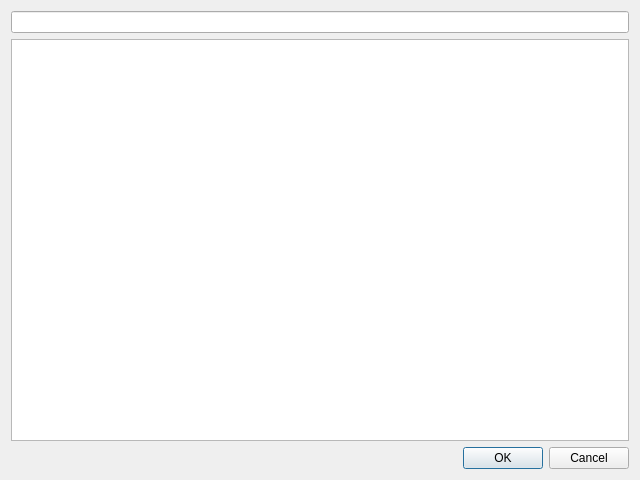
<?xml version="1.0" encoding="UTF-8"?>
<ui version="4.0">
 <class>SelectResourceDialog</class>
 <widget class="QDialog" name="SelectResourceDialog">
  <property name="geometry">
   <rect>
    <x>0</x>
    <y>0</y>
    <width>640</width>
    <height>480</height>
   </rect>
  </property>
  <property name="windowTitle">
   <string>Select Resource</string>
  </property>
  <property name="windowIcon">
   <iconset theme="QIcon::ThemeIcon::SystemSearch"/>
  </property>
  <layout class="QVBoxLayout" name="verticalLayout">
   <item>
    <widget class="QLineEdit" name="searchLineEdit"/>
   </item>
   <item>
    <widget class="QTreeView" name="assetTree">
     <property name="editTriggers">
      <set>QAbstractItemView::EditTrigger::NoEditTriggers</set>
     </property>
     <property name="itemsExpandable">
      <bool>false</bool>
     </property>
     <property name="sortingEnabled">
      <bool>true</bool>
     </property>
     <property name="headerHidden">
      <bool>true</bool>
     </property>
    </widget>
   </item>
   <item>
    <widget class="QDialogButtonBox" name="buttonBox">
     <property name="orientation">
      <enum>Qt::Orientation::Horizontal</enum>
     </property>
     <property name="standardButtons">
      <set>QDialogButtonBox::StandardButton::Cancel|QDialogButtonBox::StandardButton::Ok</set>
     </property>
    </widget>
   </item>
  </layout>
 </widget>
 <resources/>
 <connections>
  <connection>
   <sender>buttonBox</sender>
   <signal>accepted()</signal>
   <receiver>SelectResourceDialog</receiver>
   <slot>accept()</slot>
   <hints>
    <hint type="sourcelabel">
     <x>248</x>
     <y>254</y>
    </hint>
    <hint type="destinationlabel">
     <x>157</x>
     <y>274</y>
    </hint>
   </hints>
  </connection>
  <connection>
   <sender>buttonBox</sender>
   <signal>rejected()</signal>
   <receiver>SelectResourceDialog</receiver>
   <slot>reject()</slot>
   <hints>
    <hint type="sourcelabel">
     <x>316</x>
     <y>260</y>
    </hint>
    <hint type="destinationlabel">
     <x>286</x>
     <y>274</y>
    </hint>
   </hints>
  </connection>
  <connection>
   <sender>searchLineEdit</sender>
   <signal>textChanged(QString)</signal>
   <receiver>SelectResourceDialog</receiver>
   <slot>filter_text_changed(QString)</slot>
   <hints>
    <hint type="sourcelabel">
     <x>319</x>
     <y>20</y>
    </hint>
    <hint type="destinationlabel">
     <x>319</x>
     <y>239</y>
    </hint>
   </hints>
  </connection>
  <connection>
   <sender>assetTree</sender>
   <signal>clicked(QModelIndex)</signal>
   <receiver>SelectResourceDialog</receiver>
   <slot>tree_item_clicked(QModelIndex)</slot>
   <hints>
    <hint type="sourcelabel">
     <x>319</x>
     <y>239</y>
    </hint>
    <hint type="destinationlabel">
     <x>319</x>
     <y>239</y>
    </hint>
   </hints>
  </connection>
  <connection>
   <sender>assetTree</sender>
   <signal>doubleClicked(QModelIndex)</signal>
   <receiver>SelectResourceDialog</receiver>
   <slot>tree_item_double_clicked(QModelIndex)</slot>
   <hints>
    <hint type="sourcelabel">
     <x>319</x>
     <y>239</y>
    </hint>
    <hint type="destinationlabel">
     <x>319</x>
     <y>239</y>
    </hint>
   </hints>
  </connection>
 </connections>
 <slots>
  <slot>filter_text_changed(QString)</slot>
  <slot>tree_item_clicked(QModelIndex)</slot>
  <slot>tree_item_double_clicked(QModelIndex)</slot>
 </slots>
</ui>
